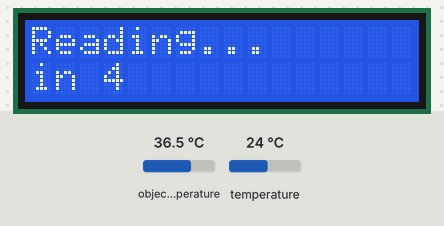
The sketch below on a simulated Arduino Uno, built with avr-gcc and run on an emulated ATmega328P. On the bench: 16×2 character LCD. Inputs (shaded band) come from the test bench; at power-on: object temperature 36.5 °C, temperature 24 °C.

Above: at 1.2 s.
1.3 s: object temperature set to 20 °C
At 5.6 s:
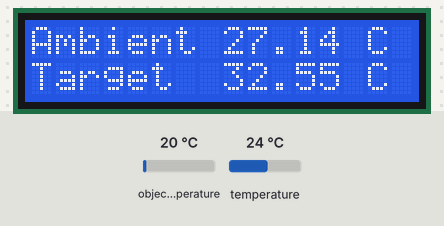
15.3 s: temperature set to 12 °C
At 26.0 s:
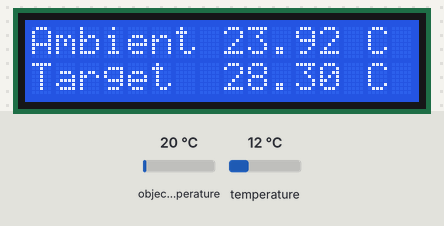
26.7 s: object temperature set to 26 °C
At 36.1 s:
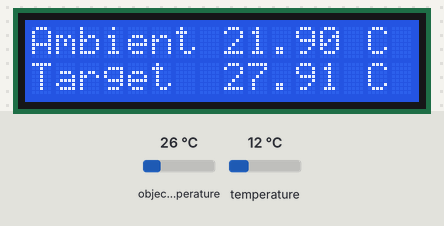
38.0 s: temperature set to 19 °C
At 46.3 s:
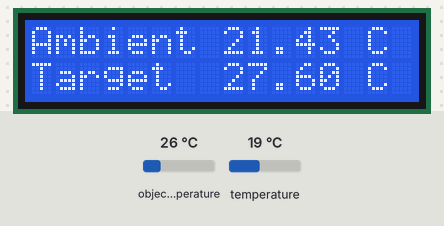
Timing chart, 0 to 47.8 s (numbered marks = the images above; inputs shaded):
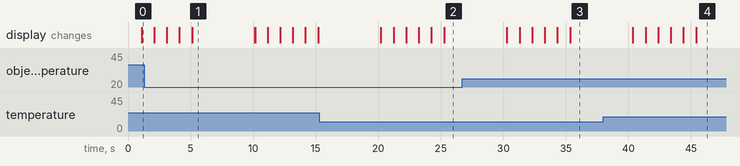

The sketch:

temperature_sensor.ino
```cpp
#include <LiquidCrystal_I2C.h>
#include <Wire.h>
#include <Adafruit_MLX90614.h>

#define I2C_ADDR 0x27 //I2C adress, you should use the code to scan the adress first (0x27) here
#define BACKLIGHT_PIN 3 // Declaring LCD Pins
#define En_pin 2
#define Rw_pin 1
#define Rs_pin 0
#define D4_pin 4
#define D5_pin 5
#define D6_pin 6
#define D7_pin 7

// Initial Value
float temp_amb = 28;
float temp_obj = 36;
float P = 1;
float Q = 0.1;
float R = 4;
float P_xz;
float P_zz;

LiquidCrystal_I2C lcd(I2C_ADDR, En_pin, Rw_pin, Rs_pin, D4_pin, D5_pin, D6_pin, D7_pin);
Adafruit_MLX90614 mlx = Adafruit_MLX90614();

void setup() {
  mlx.begin();
  lcd.begin (16, 2);
  lcd.setBacklightPin(BACKLIGHT_PIN, POSITIVE);
  lcd.setBacklight(HIGH); //Lighting backlight
  lcd.home ();
}

void loop() {
  //Loading...........................
  lcd.setCursor(0, 0);
  lcd.print("Reading...");
  lcd.setCursor(0, 1);
  lcd.print("in 5");
  delay(1000);
  lcd.setCursor(0, 1);
  lcd.print("in 4");
  delay(1000);
  lcd.setCursor(0, 1);
  lcd.print("in 3");
  delay(1000);
  lcd.setCursor(0, 1);
  lcd.print("in 2");
  delay(1000);
  lcd.setCursor(0, 1);
  lcd.print("in 1");
  delay(1000);
  lcd.clear();


  // Kalman Filter
    // Time Update
  temp_amb = temp_amb;
  temp_obj = temp_obj;
  P = P + Q;

    // Measurement Update
  P_xz = P;
  P_zz = P + R;

  temp_amb = temp_amb + (P_xz/P_zz)*(mlx.readAmbientTempC()-temp_amb);
  temp_obj = temp_obj + (P_xz/P_zz)*(mlx.readObjectTempC()-temp_obj);

  P = P - (P_xz*P_xz)/P_zz;

  //Print to lcd
  lcd.setCursor(0, 0);
  lcd.print("Ambient ");
  lcd.print(String(temp_amb));
  lcd.print(" C");

  lcd.setCursor(0, 1);
  lcd.print("Target  ");
  lcd.print(String(temp_obj));
  lcd.print(" C");

  delay(5000);
  lcd.clear();
}
```

Measured:
- what the display in image 1 shows lasts 5.0 s, from 5.1 s to 10.1 s
